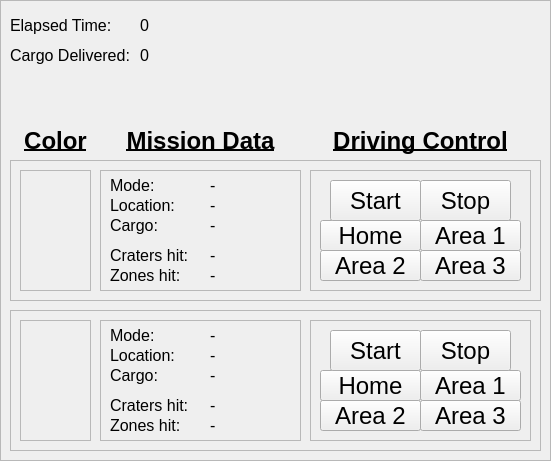
   <widget class="QFrame" name="frame_4">
    <property name="geometry">
     <rect>
      <x>580</x>
      <y>10</y>
      <width>551</width>
      <height>461</height>
     </rect>
    </property>
    <property name="frameShape">
     <enum>QFrame::StyledPanel</enum>
    </property>
    <property name="frameShadow">
     <enum>QFrame::Plain</enum>
    </property>
    <property name="lineWidth">
     <number>4</number>
    </property>
    <widget class="QLabel" name="time_description_label">
     <property name="geometry">
      <rect>
       <x>10</x>
       <y>10</y>
       <width>121</width>
       <height>31</height>
      </rect>
     </property>
     <property name="font">
      <font>
       <pointsize>12</pointsize>
      </font>
     </property>
     <property name="text">
      <string>Elapsed Time:</string>
     </property>
    </widget>
    <widget class="QLabel" name="time_counter">
     <property name="geometry">
      <rect>
       <x>140</x>
       <y>10</y>
       <width>121</width>
       <height>31</height>
      </rect>
     </property>
     <property name="font">
      <font>
       <pointsize>12</pointsize>
       <weight>50</weight>
       <bold>false</bold>
       <underline>false</underline>
      </font>
     </property>
     <property name="text">
      <string>0</string>
     </property>
     <property name="alignment">
      <set>Qt::AlignLeading|Qt::AlignLeft|Qt::AlignVCenter</set>
     </property>
    </widget>
    <widget class="QLabel" name="task_assessment_label_2">
     <property name="geometry">
      <rect>
       <x>100</x>
       <y>120</y>
       <width>201</width>
       <height>41</height>
      </rect>
     </property>
     <property name="font">
      <font>
       <pointsize>18</pointsize>
       <weight>75</weight>
       <bold>true</bold>
       <underline>true</underline>
      </font>
     </property>
     <property name="text">
      <string>Mission Data</string>
     </property>
     <property name="alignment">
      <set>Qt::AlignCenter</set>
     </property>
    </widget>
    <widget class="QLabel" name="task_assessment_label_3">
     <property name="geometry">
      <rect>
       <x>310</x>
       <y>120</y>
       <width>221</width>
       <height>41</height>
      </rect>
     </property>
     <property name="font">
      <font>
       <pointsize>18</pointsize>
       <weight>75</weight>
       <bold>true</bold>
       <underline>true</underline>
      </font>
     </property>
     <property name="text">
      <string>Driving Control</string>
     </property>
     <property name="alignment">
      <set>Qt::AlignCenter</set>
     </property>
    </widget>
    <widget class="QFrame" name="agent2_frame">
     <property name="geometry">
      <rect>
       <x>10</x>
       <y>310</y>
       <width>531</width>
       <height>141</height>
      </rect>
     </property>
     <property name="frameShape">
      <enum>QFrame::StyledPanel</enum>
     </property>
     <property name="frameShadow">
      <enum>QFrame::Raised</enum>
     </property>
     <widget class="QFrame" name="frame_13">
      <property name="geometry">
       <rect>
        <x>90</x>
        <y>10</y>
        <width>201</width>
        <height>121</height>
       </rect>
      </property>
      <property name="autoFillBackground">
       <bool>false</bool>
      </property>
      <property name="frameShape">
       <enum>QFrame::StyledPanel</enum>
      </property>
      <property name="frameShadow">
       <enum>QFrame::Plain</enum>
      </property>
      <property name="lineWidth">
       <number>4</number>
      </property>
      <widget class="QLabel" name="robot2_zones">
       <property name="geometry">
        <rect>
         <x>110</x>
         <y>90</y>
         <width>121</width>
         <height>31</height>
        </rect>
       </property>
       <property name="font">
        <font>
         <pointsize>12</pointsize>
         <weight>50</weight>
         <bold>false</bold>
         <underline>false</underline>
        </font>
       </property>
       <property name="text">
        <string>-</string>
       </property>
       <property name="alignment">
        <set>Qt::AlignLeading|Qt::AlignLeft|Qt::AlignVCenter</set>
       </property>
      </widget>
      <widget class="QLabel" name="robot2_location">
       <property name="geometry">
        <rect>
         <x>110</x>
         <y>20</y>
         <width>111</width>
         <height>31</height>
        </rect>
       </property>
       <property name="font">
        <font>
         <pointsize>12</pointsize>
         <weight>50</weight>
         <bold>false</bold>
         <underline>false</underline>
        </font>
       </property>
       <property name="text">
        <string>-</string>
       </property>
       <property name="alignment">
        <set>Qt::AlignLeading|Qt::AlignLeft|Qt::AlignVCenter</set>
       </property>
      </widget>
      <widget class="QLabel" name="robot2_state">
       <property name="geometry">
        <rect>
         <x>110</x>
         <y>0</y>
         <width>201</width>
         <height>31</height>
        </rect>
       </property>
       <property name="font">
        <font>
         <pointsize>12</pointsize>
         <weight>50</weight>
         <bold>false</bold>
         <underline>false</underline>
        </font>
       </property>
       <property name="text">
        <string>-</string>
       </property>
       <property name="alignment">
        <set>Qt::AlignLeading|Qt::AlignLeft|Qt::AlignVCenter</set>
       </property>
      </widget>
      <widget class="QLabel" name="location_description_label_3">
       <property name="geometry">
        <rect>
         <x>10</x>
         <y>20</y>
         <width>81</width>
         <height>31</height>
        </rect>
       </property>
       <property name="font">
        <font>
         <pointsize>12</pointsize>
        </font>
       </property>
       <property name="text">
        <string>Location:</string>
       </property>
      </widget>
      <widget class="QLabel" name="robot2_craters">
       <property name="geometry">
        <rect>
         <x>110</x>
         <y>70</y>
         <width>101</width>
         <height>31</height>
        </rect>
       </property>
       <property name="font">
        <font>
         <pointsize>12</pointsize>
         <weight>50</weight>
         <bold>false</bold>
         <underline>false</underline>
        </font>
       </property>
       <property name="text">
        <string>-</string>
       </property>
       <property name="alignment">
        <set>Qt::AlignLeading|Qt::AlignLeft|Qt::AlignVCenter</set>
       </property>
      </widget>
      <widget class="QLabel" name="state_description_label_3">
       <property name="geometry">
        <rect>
         <x>10</x>
         <y>0</y>
         <width>61</width>
         <height>31</height>
        </rect>
       </property>
       <property name="font">
        <font>
         <pointsize>12</pointsize>
        </font>
       </property>
       <property name="text">
        <string>Mode:</string>
       </property>
      </widget>
      <widget class="QLabel" name="hits_description_label_3">
       <property name="geometry">
        <rect>
         <x>10</x>
         <y>70</y>
         <width>91</width>
         <height>31</height>
        </rect>
       </property>
       <property name="font">
        <font>
         <pointsize>12</pointsize>
        </font>
       </property>
       <property name="text">
        <string>Craters hit:</string>
       </property>
      </widget>
      <widget class="QLabel" name="area_description_label_3">
       <property name="geometry">
        <rect>
         <x>10</x>
         <y>90</y>
         <width>91</width>
         <height>31</height>
        </rect>
       </property>
       <property name="font">
        <font>
         <pointsize>12</pointsize>
        </font>
       </property>
       <property name="text">
        <string>Zones hit:</string>
       </property>
      </widget>
      <widget class="QLabel" name="robot2_cargo_description_label">
       <property name="geometry">
        <rect>
         <x>10</x>
         <y>40</y>
         <width>91</width>
         <height>31</height>
        </rect>
       </property>
       <property name="font">
        <font>
         <pointsize>12</pointsize>
        </font>
       </property>
       <property name="text">
        <string>Cargo:</string>
       </property>
      </widget>
      <widget class="QLabel" name="robot2_cargo">
       <property name="geometry">
        <rect>
         <x>110</x>
         <y>40</y>
         <width>81</width>
         <height>31</height>
        </rect>
       </property>
       <property name="font">
        <font>
         <pointsize>12</pointsize>
         <weight>50</weight>
         <bold>false</bold>
         <underline>false</underline>
        </font>
       </property>
       <property name="text">
        <string>-</string>
       </property>
       <property name="alignment">
        <set>Qt::AlignLeading|Qt::AlignLeft|Qt::AlignVCenter</set>
       </property>
      </widget>
     </widget>
     <widget class="QFrame" name="frame_14">
      <property name="geometry">
       <rect>
        <x>300</x>
        <y>10</y>
        <width>221</width>
        <height>121</height>
       </rect>
      </property>
      <property name="frameShape">
       <enum>QFrame::StyledPanel</enum>
      </property>
      <property name="frameShadow">
       <enum>QFrame::Plain</enum>
      </property>
      <property name="lineWidth">
       <number>4</number>
      </property>
      <widget class="QPushButton" name="robot2_goArea2Button">
       <property name="geometry">
        <rect>
         <x>10</x>
         <y>80</y>
         <width>101</width>
         <height>31</height>
        </rect>
       </property>
       <property name="font">
        <font>
         <pointsize>18</pointsize>
        </font>
       </property>
       <property name="text">
        <string>Area 2</string>
       </property>
      </widget>
      <widget class="QPushButton" name="robot2_goHomeButton">
       <property name="geometry">
        <rect>
         <x>10</x>
         <y>50</y>
         <width>101</width>
         <height>31</height>
        </rect>
       </property>
       <property name="font">
        <font>
         <pointsize>18</pointsize>
        </font>
       </property>
       <property name="text">
        <string>Home</string>
       </property>
      </widget>
      <widget class="QPushButton" name="robot2_goArea1Button">
       <property name="geometry">
        <rect>
         <x>110</x>
         <y>50</y>
         <width>101</width>
         <height>31</height>
        </rect>
       </property>
       <property name="font">
        <font>
         <pointsize>18</pointsize>
        </font>
       </property>
       <property name="text">
        <string>Area 1</string>
       </property>
      </widget>
      <widget class="QPushButton" name="robot2_goArea3Button">
       <property name="geometry">
        <rect>
         <x>110</x>
         <y>80</y>
         <width>101</width>
         <height>31</height>
        </rect>
       </property>
       <property name="font">
        <font>
         <pointsize>18</pointsize>
        </font>
       </property>
       <property name="text">
        <string>Area 3</string>
       </property>
      </widget>
      <widget class="QPushButton" name="robot2_startControlButton">
       <property name="geometry">
        <rect>
         <x>20</x>
         <y>10</y>
         <width>91</width>
         <height>41</height>
        </rect>
       </property>
       <property name="font">
        <font>
         <pointsize>18</pointsize>
         <weight>50</weight>
         <bold>false</bold>
        </font>
       </property>
       <property name="text">
        <string>Start</string>
       </property>
       <property name="flat">
        <bool>false</bool>
       </property>
      </widget>
      <widget class="QPushButton" name="robot2_stopControlButton">
       <property name="geometry">
        <rect>
         <x>110</x>
         <y>10</y>
         <width>91</width>
         <height>41</height>
        </rect>
       </property>
       <property name="font">
        <font>
         <pointsize>18</pointsize>
         <weight>50</weight>
         <bold>false</bold>
        </font>
       </property>
       <property name="text">
        <string>Stop</string>
       </property>
      </widget>
     </widget>
     <widget class="QFrame" name="robot2_color_frame">
      <property name="geometry">
       <rect>
        <x>10</x>
        <y>10</y>
        <width>71</width>
        <height>121</height>
       </rect>
      </property>
      <property name="styleSheet">
       <string notr="true"/>
      </property>
      <property name="frameShape">
       <enum>QFrame::StyledPanel</enum>
      </property>
      <property name="frameShadow">
       <enum>QFrame::Plain</enum>
      </property>
     </widget>
    </widget>
    <widget class="QFrame" name="agent1_frame">
     <property name="geometry">
      <rect>
       <x>10</x>
       <y>160</y>
       <width>531</width>
       <height>141</height>
      </rect>
     </property>
     <property name="autoFillBackground">
      <bool>false</bool>
     </property>
     <property name="styleSheet">
      <string notr="true"/>
     </property>
     <property name="frameShape">
      <enum>QFrame::StyledPanel</enum>
     </property>
     <property name="frameShadow">
      <enum>QFrame::Raised</enum>
     </property>
     <widget class="QFrame" name="frame">
      <property name="geometry">
       <rect>
        <x>90</x>
        <y>10</y>
        <width>201</width>
        <height>121</height>
       </rect>
      </property>
      <property name="autoFillBackground">
       <bool>false</bool>
      </property>
      <property name="styleSheet">
       <string notr="true"/>
      </property>
      <property name="frameShape">
       <enum>QFrame::StyledPanel</enum>
      </property>
      <property name="frameShadow">
       <enum>QFrame::Plain</enum>
      </property>
      <property name="lineWidth">
       <number>4</number>
      </property>
      <widget class="QLabel" name="robot_zones">
       <property name="geometry">
        <rect>
         <x>110</x>
         <y>90</y>
         <width>121</width>
         <height>31</height>
        </rect>
       </property>
       <property name="font">
        <font>
         <pointsize>12</pointsize>
         <weight>50</weight>
         <bold>false</bold>
         <underline>false</underline>
        </font>
       </property>
       <property name="text">
        <string>-</string>
       </property>
       <property name="alignment">
        <set>Qt::AlignLeading|Qt::AlignLeft|Qt::AlignVCenter</set>
       </property>
      </widget>
      <widget class="QLabel" name="robot_location">
       <property name="geometry">
        <rect>
         <x>110</x>
         <y>20</y>
         <width>111</width>
         <height>31</height>
        </rect>
       </property>
       <property name="font">
        <font>
         <pointsize>12</pointsize>
         <weight>50</weight>
         <bold>false</bold>
         <underline>false</underline>
        </font>
       </property>
       <property name="text">
        <string>-</string>
       </property>
       <property name="alignment">
        <set>Qt::AlignLeading|Qt::AlignLeft|Qt::AlignVCenter</set>
       </property>
      </widget>
      <widget class="QLabel" name="robot_state">
       <property name="geometry">
        <rect>
         <x>110</x>
         <y>0</y>
         <width>201</width>
         <height>31</height>
        </rect>
       </property>
       <property name="font">
        <font>
         <pointsize>12</pointsize>
         <weight>50</weight>
         <bold>false</bold>
         <underline>false</underline>
        </font>
       </property>
       <property name="text">
        <string>-</string>
       </property>
       <property name="alignment">
        <set>Qt::AlignLeading|Qt::AlignLeft|Qt::AlignVCenter</set>
       </property>
      </widget>
      <widget class="QLabel" name="location_description_label">
       <property name="geometry">
        <rect>
         <x>10</x>
         <y>20</y>
         <width>81</width>
         <height>31</height>
        </rect>
       </property>
       <property name="font">
        <font>
         <pointsize>12</pointsize>
        </font>
       </property>
       <property name="text">
        <string>Location:</string>
       </property>
      </widget>
      <widget class="QLabel" name="robot_craters">
       <property name="geometry">
        <rect>
         <x>110</x>
         <y>70</y>
         <width>101</width>
         <height>31</height>
        </rect>
       </property>
       <property name="font">
        <font>
         <pointsize>12</pointsize>
         <weight>50</weight>
         <bold>false</bold>
         <underline>false</underline>
        </font>
       </property>
       <property name="text">
        <string>-</string>
       </property>
       <property name="alignment">
        <set>Qt::AlignLeading|Qt::AlignLeft|Qt::AlignVCenter</set>
       </property>
      </widget>
      <widget class="QLabel" name="state_description_label">
       <property name="geometry">
        <rect>
         <x>10</x>
         <y>0</y>
         <width>61</width>
         <height>31</height>
        </rect>
       </property>
       <property name="font">
        <font>
         <pointsize>12</pointsize>
        </font>
       </property>
       <property name="text">
        <string>Mode:</string>
       </property>
      </widget>
      <widget class="QLabel" name="hits_description_label">
       <property name="geometry">
        <rect>
         <x>10</x>
         <y>70</y>
         <width>91</width>
         <height>31</height>
        </rect>
       </property>
       <property name="font">
        <font>
         <pointsize>12</pointsize>
        </font>
       </property>
       <property name="text">
        <string>Craters hit:</string>
       </property>
      </widget>
      <widget class="QLabel" name="zones_description_label">
       <property name="geometry">
        <rect>
         <x>10</x>
         <y>90</y>
         <width>91</width>
         <height>31</height>
        </rect>
       </property>
       <property name="font">
        <font>
         <pointsize>12</pointsize>
        </font>
       </property>
       <property name="text">
        <string>Zones hit:</string>
       </property>
      </widget>
      <widget class="QLabel" name="cargo_description_label">
       <property name="geometry">
        <rect>
         <x>10</x>
         <y>40</y>
         <width>91</width>
         <height>31</height>
        </rect>
       </property>
       <property name="font">
        <font>
         <pointsize>12</pointsize>
        </font>
       </property>
       <property name="text">
        <string>Cargo:</string>
       </property>
      </widget>
      <widget class="QLabel" name="robot1_cargo">
       <property name="geometry">
        <rect>
         <x>110</x>
         <y>40</y>
         <width>81</width>
         <height>31</height>
        </rect>
       </property>
       <property name="font">
        <font>
         <pointsize>12</pointsize>
         <weight>50</weight>
         <bold>false</bold>
         <underline>false</underline>
        </font>
       </property>
       <property name="text">
        <string>-</string>
       </property>
       <property name="alignment">
        <set>Qt::AlignLeading|Qt::AlignLeft|Qt::AlignVCenter</set>
       </property>
      </widget>
     </widget>
     <widget class="QFrame" name="frame_8">
      <property name="geometry">
       <rect>
        <x>300</x>
        <y>10</y>
        <width>221</width>
        <height>121</height>
       </rect>
      </property>
      <property name="frameShape">
       <enum>QFrame::StyledPanel</enum>
      </property>
      <property name="frameShadow">
       <enum>QFrame::Plain</enum>
      </property>
      <property name="lineWidth">
       <number>4</number>
      </property>
      <widget class="QPushButton" name="goArea2Button">
       <property name="geometry">
        <rect>
         <x>10</x>
         <y>80</y>
         <width>101</width>
         <height>31</height>
        </rect>
       </property>
       <property name="font">
        <font>
         <pointsize>18</pointsize>
        </font>
       </property>
       <property name="text">
        <string>Area 2</string>
       </property>
      </widget>
      <widget class="QPushButton" name="goHomeButton">
       <property name="geometry">
        <rect>
         <x>10</x>
         <y>50</y>
         <width>101</width>
         <height>31</height>
        </rect>
       </property>
       <property name="font">
        <font>
         <pointsize>18</pointsize>
        </font>
       </property>
       <property name="text">
        <string>Home</string>
       </property>
      </widget>
      <widget class="QPushButton" name="goArea1Button">
       <property name="geometry">
        <rect>
         <x>110</x>
         <y>50</y>
         <width>101</width>
         <height>31</height>
        </rect>
       </property>
       <property name="font">
        <font>
         <pointsize>18</pointsize>
        </font>
       </property>
       <property name="text">
        <string>Area 1</string>
       </property>
      </widget>
      <widget class="QPushButton" name="goArea3Button">
       <property name="geometry">
        <rect>
         <x>110</x>
         <y>80</y>
         <width>101</width>
         <height>31</height>
        </rect>
       </property>
       <property name="font">
        <font>
         <pointsize>18</pointsize>
        </font>
       </property>
       <property name="text">
        <string>Area 3</string>
       </property>
      </widget>
      <widget class="QPushButton" name="startControlButton">
       <property name="geometry">
        <rect>
         <x>20</x>
         <y>10</y>
         <width>91</width>
         <height>41</height>
        </rect>
       </property>
       <property name="font">
        <font>
         <pointsize>18</pointsize>
         <weight>50</weight>
         <bold>false</bold>
        </font>
       </property>
       <property name="text">
        <string>Start</string>
       </property>
       <property name="flat">
        <bool>false</bool>
       </property>
      </widget>
      <widget class="QPushButton" name="stopControlButton">
       <property name="geometry">
        <rect>
         <x>110</x>
         <y>10</y>
         <width>91</width>
         <height>41</height>
        </rect>
       </property>
       <property name="font">
        <font>
         <pointsize>18</pointsize>
         <weight>50</weight>
         <bold>false</bold>
        </font>
       </property>
       <property name="text">
        <string>Stop</string>
       </property>
      </widget>
     </widget>
     <widget class="QFrame" name="robot1_color_frame">
      <property name="geometry">
       <rect>
        <x>10</x>
        <y>10</y>
        <width>71</width>
        <height>121</height>
       </rect>
      </property>
      <property name="styleSheet">
       <string notr="true"/>
      </property>
      <property name="frameShape">
       <enum>QFrame::StyledPanel</enum>
      </property>
      <property name="frameShadow">
       <enum>QFrame::Plain</enum>
      </property>
     </widget>
    </widget>
    <widget class="QLabel" name="delivery_description_label">
     <property name="geometry">
      <rect>
       <x>10</x>
       <y>40</y>
       <width>131</width>
       <height>31</height>
      </rect>
     </property>
     <property name="font">
      <font>
       <pointsize>12</pointsize>
      </font>
     </property>
     <property name="text">
      <string>Cargo Delivered:</string>
     </property>
    </widget>
    <widget class="QLabel" name="delivery_counter">
     <property name="geometry">
      <rect>
       <x>140</x>
       <y>40</y>
       <width>121</width>
       <height>31</height>
      </rect>
     </property>
     <property name="font">
      <font>
       <pointsize>12</pointsize>
       <weight>50</weight>
       <bold>false</bold>
       <underline>false</underline>
      </font>
     </property>
     <property name="text">
      <string>0</string>
     </property>
     <property name="alignment">
      <set>Qt::AlignLeading|Qt::AlignLeft|Qt::AlignVCenter</set>
     </property>
    </widget>
    <widget class="QLabel" name="task_assessment_label_4">
     <property name="geometry">
      <rect>
       <x>10</x>
       <y>120</y>
       <width>91</width>
       <height>41</height>
      </rect>
     </property>
     <property name="font">
      <font>
       <pointsize>18</pointsize>
       <weight>75</weight>
       <bold>true</bold>
       <underline>true</underline>
      </font>
     </property>
     <property name="text">
      <string>Color</string>
     </property>
     <property name="alignment">
      <set>Qt::AlignCenter</set>
     </property>
    </widget>
   </widget>
